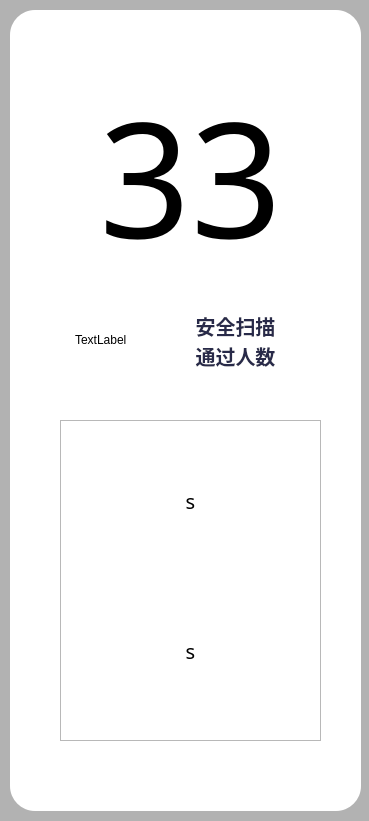
<?xml version="1.0" encoding="UTF-8"?>
<ui version="4.0">
 <class>DoorSystem</class>
 <widget class="QDialog" name="DoorSystem">
  <property name="geometry">
   <rect>
    <x>0</x>
    <y>0</y>
    <width>369</width>
    <height>821</height>
   </rect>
  </property>
  <property name="windowTitle">
   <string>Dialog</string>
  </property>
  <property name="styleSheet">
   <string notr="true">QDialog#DoorSystem{
background-color:rgb(178,178,178,255);
}</string>
  </property>
  <widget class="QFrame" name="bottom">
   <property name="geometry">
    <rect>
     <x>10</x>
     <y>10</y>
     <width>351</width>
     <height>801</height>
    </rect>
   </property>
   <property name="styleSheet">
    <string notr="true">QFrame#bottom
{
	background-color:#ffffff;
 
	border:none;
	border-radius:25px;
}</string>
   </property>
   <property name="frameShape">
    <enum>QFrame::StyledPanel</enum>
   </property>
   <property name="frameShadow">
    <enum>QFrame::Raised</enum>
   </property>
   <widget class="QLabel" name="label_3">
    <property name="geometry">
     <rect>
      <x>175</x>
      <y>300</y>
      <width>101</width>
      <height>31</height>
     </rect>
    </property>
    <property name="font">
     <font>
      <family>Adobe 黑体 Std R</family>
      <pointsize>15</pointsize>
      <weight>75</weight>
      <bold>true</bold>
     </font>
    </property>
    <property name="styleSheet">
     <string notr="true">color:#282A49</string>
    </property>
    <property name="text">
     <string>安全扫描</string>
    </property>
    <property name="alignment">
     <set>Qt::AlignCenter</set>
    </property>
   </widget>
   <widget class="QLabel" name="label_4">
    <property name="geometry">
     <rect>
      <x>175</x>
      <y>330</y>
      <width>101</width>
      <height>31</height>
     </rect>
    </property>
    <property name="font">
     <font>
      <family>Adobe 黑体 Std R</family>
      <pointsize>15</pointsize>
      <weight>75</weight>
      <bold>true</bold>
     </font>
    </property>
    <property name="styleSheet">
     <string notr="true">color:#282A49</string>
    </property>
    <property name="text">
     <string>通过人数</string>
    </property>
    <property name="alignment">
     <set>Qt::AlignCenter</set>
    </property>
   </widget>
   <widget class="QPushButton" name="BackMain">
    <property name="geometry">
     <rect>
      <x>155</x>
      <y>740</y>
      <width>50</width>
      <height>50</height>
     </rect>
    </property>
    <property name="styleSheet">
     <string notr="true">max-width:50px;
 max-height:50px;
 min-width:50px;
 min-height:50px;
border-radius:25px;
background-color: white;
 border-style: solid;</string>
    </property>
    <property name="text">
     <string/>
    </property>
    <property name="icon">
     <iconset resource="../other/main.qrc">
      <normaloff>:/new/Main/Air/Back.png</normaloff>:/new/Main/Air/Back.png</iconset>
    </property>
    <property name="iconSize">
     <size>
      <width>50</width>
      <height>50</height>
     </size>
    </property>
   </widget>
   <widget class="QLabel" name="PassTimes">
    <property name="geometry">
     <rect>
      <x>75</x>
      <y>60</y>
      <width>211</width>
      <height>211</height>
     </rect>
    </property>
    <property name="font">
     <font>
      <family>Adobe 黑体 Std R</family>
      <pointsize>120</pointsize>
     </font>
    </property>
    <property name="text">
     <string>33</string>
    </property>
    <property name="alignment">
     <set>Qt::AlignCenter</set>
    </property>
   </widget>
   <widget class="QLabel" name="label_2">
    <property name="geometry">
     <rect>
      <x>65</x>
      <y>280</y>
      <width>100</width>
      <height>100</height>
     </rect>
    </property>
    <property name="text">
     <string>TextLabel</string>
    </property>
   </widget>
   <widget class="QFrame" name="frame">
    <property name="geometry">
     <rect>
      <x>50</x>
      <y>410</y>
      <width>261</width>
      <height>321</height>
     </rect>
    </property>
    <property name="frameShape">
     <enum>QFrame::StyledPanel</enum>
    </property>
    <property name="frameShadow">
     <enum>QFrame::Raised</enum>
    </property>
    <widget class="QPushButton" name="OpenDoor">
     <property name="geometry">
      <rect>
       <x>40</x>
       <y>40</y>
       <width>181</width>
       <height>81</height>
      </rect>
     </property>
     <property name="font">
      <font>
       <family>Adobe 黑体 Std R</family>
       <pointsize>15</pointsize>
      </font>
     </property>
     <property name="styleSheet">
      <string notr="true">QPushButton
{
	border-radius:15px;
	background:#FFFFFF;
}</string>
     </property>
     <property name="text">
      <string>s</string>
     </property>
     <property name="icon">
      <iconset>
       <normaloff>:/C:/Users/Alumer/Desktop/SystemOp.png</normaloff>:/C:/Users/Alumer/Desktop/SystemOp.png</iconset>
     </property>
     <property name="iconSize">
      <size>
       <width>100</width>
       <height>50</height>
      </size>
     </property>
     <property name="checkable">
      <bool>true</bool>
     </property>
     <property name="checked">
      <bool>true</bool>
     </property>
     <property name="autoExclusive">
      <bool>true</bool>
     </property>
    </widget>
    <widget class="QPushButton" name="CloseDoor">
     <property name="geometry">
      <rect>
       <x>40</x>
       <y>190</y>
       <width>181</width>
       <height>81</height>
      </rect>
     </property>
     <property name="font">
      <font>
       <family>Adobe 黑体 Std R</family>
       <pointsize>15</pointsize>
      </font>
     </property>
     <property name="styleSheet">
      <string notr="true">QPushButton
{
	border-radius:15px;
	background:#FFFFFF;
}</string>
     </property>
     <property name="text">
      <string>s</string>
     </property>
     <property name="icon">
      <iconset>
       <normaloff>:/C:/Users/Alumer/Desktop/SystemOp.png</normaloff>:/C:/Users/Alumer/Desktop/SystemOp.png</iconset>
     </property>
     <property name="iconSize">
      <size>
       <width>100</width>
       <height>50</height>
      </size>
     </property>
    </widget>
   </widget>
  </widget>
 </widget>
 <resources>
  <include location="../other/main.qrc"/>
 </resources>
 <connections/>
</ui>
